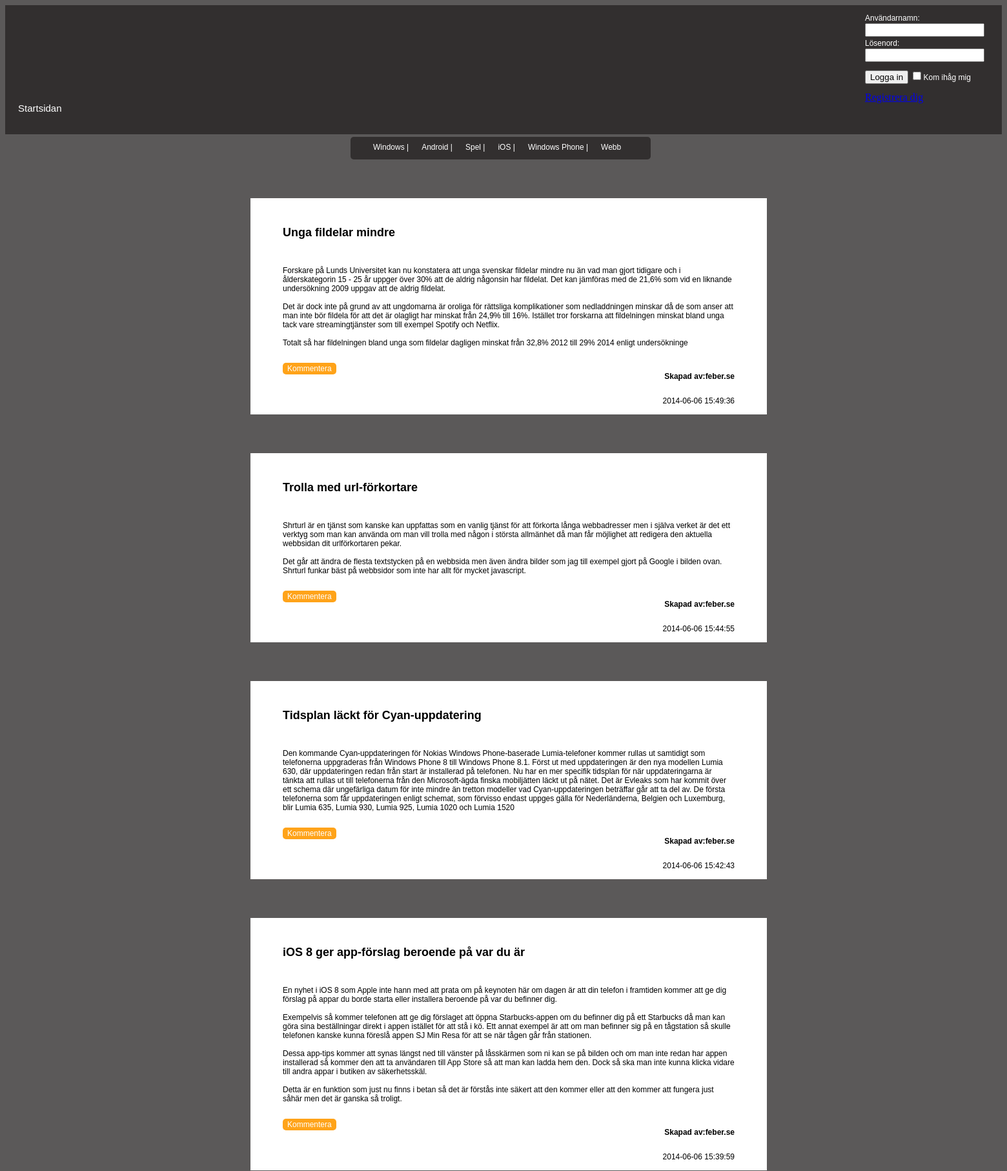
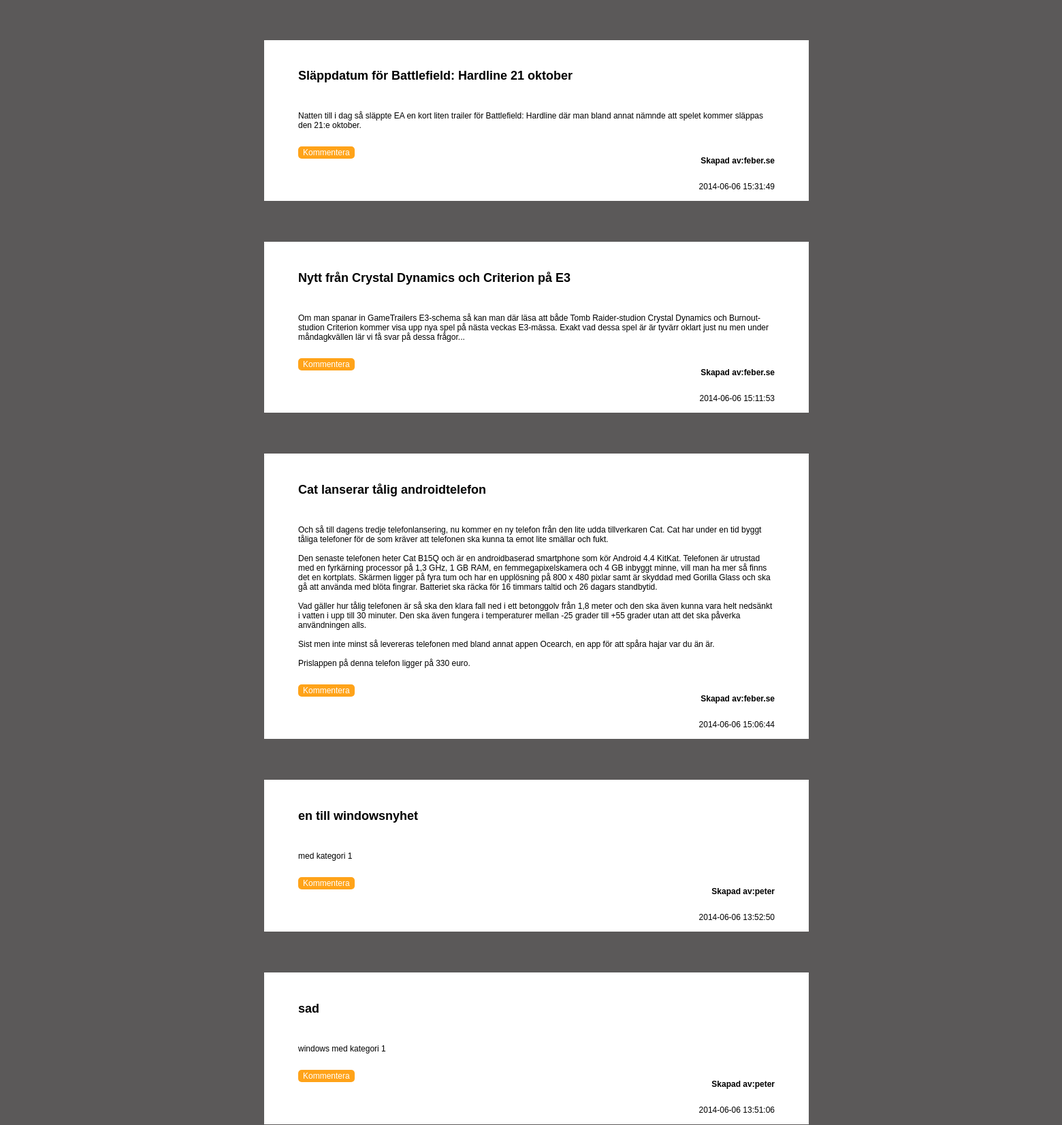
The page / (upper part) on the database its author committed (2 pictures, top to bottom).
### tables this page shows
CREATE TABLE IF NOT EXISTS `posts` (
  `id` int(11) NOT NULL AUTO_INCREMENT,
  `title` varchar(200) NOT NULL,
  `post` text NOT NULL,
  `author` varchar(30) NOT NULL,
  `picture` longblob,
  `date` timestamp NOT NULL DEFAULT CURRENT_TIMESTAMP,
  `category` varchar(50) NOT NULL,
  PRIMARY KEY (`id`),
  KEY `categoryID` (`category`)
);

### Controller/PostsController.php (called while the page is built, shortened)
<?php
require_once 'View/PostsView.php';
require_once 'Model/PostsHandler.php';
class PostsController{
	private $ret = "";
	private $message = "";
	public function DoControll(Database $db){
		$postsHandler = new PostsHandler($db);
		$postsView = new PostsView();
		$loginHandler = new LoginHandler($db);
		$blogposts = $postsHandler->GetPosts();
		if($loginHandler->LoggedInAsAdmin() === true){
				$this->ret = $postsView->CategoryView($blogposts);
				$this->ret .= $postsView->ViewPostsAsAdmin($blogposts);
		}
		else
		{
			$this->ret = $postsView->CategoryView($blogposts);
			$this->ret .= $postsView->ViewPosts($blogposts);
		}
		return $this->ret. $this->message;
	}
}

### PostArray.php (called while the page is built, shortened)
<?php
class PostArray{
	private $id;
	private $title;
	private $post;
	private $author;
	private $date;
	public function __construct($id, $title, $post, $author, $date, $category){
		$this->id = $id;
		$this->title = $title;
		$this->post = $post;
		$this->author = $author;
		$this->date = $date;
	}
	public function getId(){
		return $this->id;
	}
	public function getTitle(){
		return $this->title;
	}
	public function getPost(){
		return $this->post;
	}
	public function getAuthor(){
		return $this->author;
	}
	public function getDate(){
		return $this->date;
	}
}

### Database.php (called while the page is built, shortened)
<?php
class Database{
	private $mysqli = NULL;
	public function Connect(DBConfig $config){
		$this->mysqli = new mysqli($config->host,
							$config->user,
							$config->password,
							$config->db);
				$this->mysqli->set_charset("utf8");
			return TRUE;
		}
	public function Execute($stmt){
		if($stmt->execute() === FALSE ){
			throw new Exception($this->mysqli->error);
		}
		return TRUE;
	}
	public function Prepare($sql){
		$ret = $this->mysqli->prepare($sql);
		return $ret;
	}
}

### Model/PostsHandler.php (called while the page is built, shortened)
<?php
require_once 'PostArray.php';
class PostsHandler{
	private $db;
	public function __construct(Database $db){
		$this->db = $db;
	}
	public function GetPosts(){
		$sqlQuery = "SELECT id, title, post, author, date, category From posts ORDER BY id DESC";
		$stmt = $this->db->Prepare($sqlQuery);
		$this->db->Execute($stmt);
		$stmt->bind_result($id, $title, $post, $author, $date, $category);
		while ($stmt->fetch()) {
			$blogpost = new PostArray($id, $title, $post, $author, $date, $category);
			$blogposts[] = $blogpost;
		}
		return $blogposts;
	}
}

### View/PostsView.php (the view, shortened to what this page needs)
<?php
require_once 'Model/PostsHandler.php';
class PostsView{
	private $nav ="?Comments";
	private $id ="&id=";
	private $windows = '?Windows';
	private $android = '?Android';
	private $spel = '?Spel';
	private $ios = '?iOS';
	private $wp = '?WP';
	private $webb = '?Webb';
	public function ViewPosts($blogposts){
		$ret = "";
		foreach ($blogposts as $key => $value) {
			$ret .= '<div id="postsview">
				<div></br></br>
				<h2 id="titlePostsView">'.nl2br($value->getTitle()).'</h2></br>
				<p id="postPostsView">'.nl2br($value->getPost()).'</p></br>
				<p id="authorPostsView">Skapad av:'.$value->getAuthor().'</p>
				</div>
				<a id="commentButton" href="' . $this->nav . $this->id . $value->getId() .'">Kommentera</a></br></br>
				<p id="datePostsView">'.$value->getDate().'</p>
			</div>' ;
			}
			return $ret;
		}
	public function CategoryView(){
		$ret="
		<div id='categoryMenu'>
			<a href='$this->windows' id='categoryLink'>Windows |</a>
			<a href='$this->android' id='categoryLink'>Android |</a>
			<a href='$this->spel' id='categoryLink'>Spel |</a>
			<a href='$this->ios' id='categoryLink'>iOS |</a>
			<a href='$this->wp' id='categoryLink'>Windows Phone |</a>
			<a href='$this->webb' id='categoryLink'>Webb</a>
		</div>";
		return $ret;
	}
}

### style.css (style rules this page uses)
#body { background-color: #5B5959; }
#categoryMenu { height: 35px; width: 450px; margin-left: 535px; margin-top: 4px; padding-left: 15px; background-color: #322F2F; border-radius:5px 5px 5px 5px; font-size: 10px; }
#categoryLink { float:left; margin-top: 9px; padding-left:20px; color:white; font-family: Trebuchet MS, Helvetica, sans-serif; font-size:12px; text-decoration: none }
#postsview { font-family: Trebuchet MS, Helvetica, sans-serif; font-size: 12px; background-color:white; width:700px; padding-left:50px; padding-right:50px; padding-bottom:50px; margin-left:380px; margin-bottom:30px; margin-top:60px; }
#authorPostsView { font-weight: bold; float: right; }
#datePostsView { float: right; padding-left: 500px; }
#commentButton { text-decoration: none; color: white; background-color: #FFA319; padding-left: 7px; padding-right: 7px; padding-top: 2px; padding-bottom: 2px; border-radius: 5px; }

### rows shown on the page
posts: title "Unga fildelar mindre", post "Forskare på Lunds Universitet kan nu konstatera att unga svenskar fildelar mindre nu än vad man gjort tidigare och i ålderskategorin 15 - 25 år uppger över 30% att de aldrig någonsin har fildelat. Det kan jämföras med de 21,6% som vid en liknande undersökning 2009 uppgav att de aldrig fildelat. Det är dock inte på grund av att ungdomarna är oroliga för rättsliga komplikationer som nedladdningen minskar då de som anser att man inte bör fildela för att det är olagligt har minskat från 24,9% till 16%. Istället tror forskarna att fildelningen minskat bland unga tack vare streamingtjänster som till exempel Spotify och Netflix. Totalt så har fildelningen bland unga som fildelar dagligen minskat…", author "feber.se", date "2014-06-06 15:49:36"
posts: title "Trolla med url-förkortare", post "Shrturl är en tjänst som kanske kan uppfattas som en vanlig tjänst för att förkorta långa webbadresser men i själva verket är det ett verktyg som man kan använda om man vill trolla med någon i största allmänhet då man får möjlighet att redigera den aktuella webbsidan dit urlförkortaren pekar. Det går att ändra de flesta textstycken på en webbsida men även ändra bilder som jag till exempel gjort på Google i bilden ovan. Shrturl funkar bäst på webbsidor som inte har allt för mycket javascript.", author "feber.se", date "2014-06-06 15:44:55"
posts: title "Tidsplan läckt för Cyan-uppdatering", post "Den kommande Cyan-uppdateringen för Nokias Windows Phone-baserade Lumia-telefoner kommer rullas ut samtidigt som telefonerna uppgraderas från Windows Phone 8 till Windows Phone 8.1. Först ut med uppdateringen är den nya modellen Lumia 630, där uppdateringen redan från start är installerad på telefonen. Nu har en mer specifik tidsplan för när uppdateringarna är tänkta att rullas ut till telefonerna från den Microsoft-ägda finska mobiljätten läckt ut på nätet. Det är Evleaks som har kommit över ett schema där ungefärliga datum för inte mindre än tretton modeller vad Cyan-uppdateringen beträffar går att ta del av. De första telefonerna som får uppdateringen enligt schemat, som förvisso endast…", author "feber.se", date "2014-06-06 15:42:43"
posts: title "iOS 8 ger app-förslag beroende på var du är", post "En nyhet i iOS 8 som Apple inte hann med att prata om på keynoten här om dagen är att din telefon i framtiden kommer att ge dig förslag på appar du borde starta eller installera beroende på var du befinner dig. Exempelvis så kommer telefonen att ge dig förslaget att öppna Starbucks-appen om du befinner dig på ett Starbucks då man kan göra sina beställningar direkt i appen istället för att stå i kö. Ett annat exempel är att om man befinner sig på en tågstation så skulle telefonen kanske kunna föreslå appen SJ Min Resa för att se när tågen går från stationen. Dessa app-tips kommer att synas längst ned till vänster på låsskärmen som ni kan se på bilden och om man inte redan har appen…", author "feber.se", date "2014-06-06 15:39:59"
posts: title "Släppdatum för Battlefield: Hardline 21 oktober", post "Natten till i dag så släppte EA en kort liten trailer för Battlefield: Hardline där man bland annat nämnde att spelet kommer släppas den 21:e oktober.", author "feber.se", date "2014-06-06 15:31:49"
posts: title "Nytt från Crystal Dynamics och Criterion på E3", post "Om man spanar in GameTrailers E3-schema så kan man där läsa att både Tomb Raider-studion Crystal Dynamics och Burnout-studion Criterion kommer visa upp nya spel på nästa veckas E3-mässa. Exakt vad dessa spel är är tyvärr oklart just nu men under måndagkvällen lär vi få svar på dessa frågor...", author "feber.se", date "2014-06-06 15:11:53"
posts: title "Cat lanserar tålig androidtelefon", post "Och så till dagens tredje telefonlansering, nu kommer en ny telefon från den lite udda tillverkaren Cat. Cat har under en tid byggt tåliga telefoner för de som kräver att telefonen ska kunna ta emot lite smällar och fukt. Den senaste telefonen heter Cat B15Q och är en androidbaserad smartphone som kör Android 4.4 KitKat. Telefonen är utrustad med en fyrkärning processor på 1,3 GHz, 1 GB RAM, en femmegapixelskamera och 4 GB inbyggt minne, vill man ha mer så finns det en kortplats. Skärmen ligger på fyra tum och har en upplösning på 800 x 480 pixlar samt är skyddad med Gorilla Glass och ska gå att använda med blöta fingrar. Batteriet ska räcka för 16 timmars taltid och 26 dagars standbytid.…", author "feber.se", date "2014-06-06 15:06:44"
posts: title "en till windowsnyhet", post "med kategori 1", author "peter", date "2014-06-06 13:52:50"
posts: title "sad", post "windows med kategori 1", author "peter", date "2014-06-06 13:51:06"
